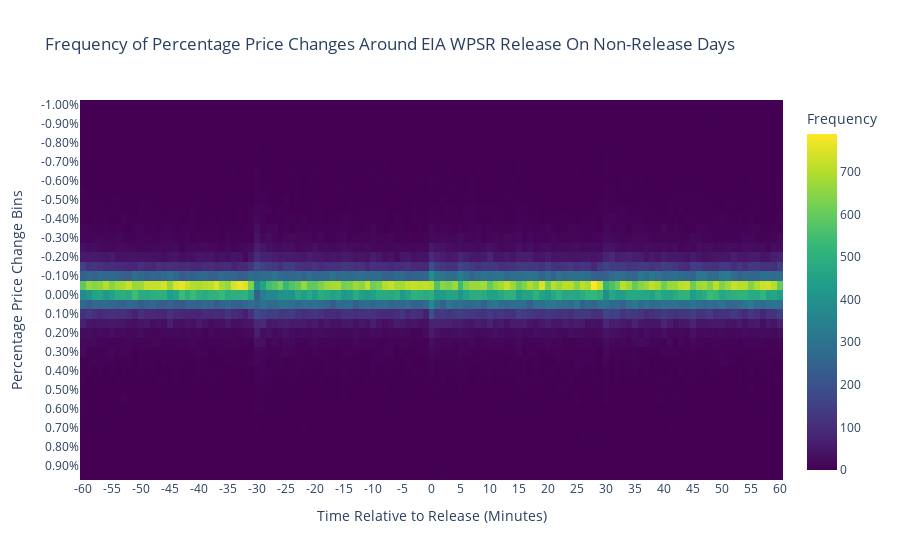
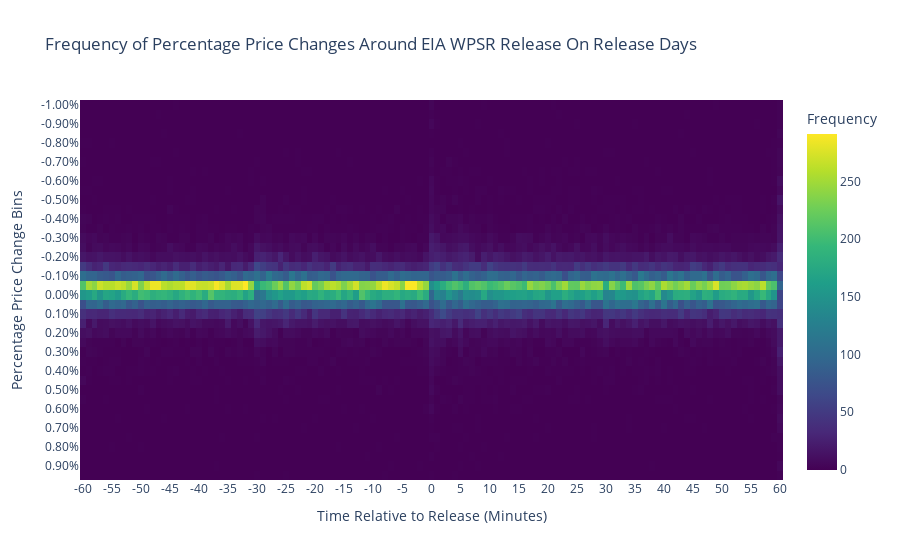

Notebook code for these charts, in order:
### Code cell
# 2. Define Time Intervals and Price Change Bins for Heatmap
time_intervals_non_release = sorted(non_release_price_windows_60min['Time_till_Release'].unique())
price_change_bins= np.linspace(-1, 1, num=41) # Example: Bins from -1% to +1% in 0.05% increments, adjust as needed
price_change_labels = [f'{bin_val:.2f}%' for bin_val in price_change_bins] # Labels for bins

# 3.  Bin Price Changes and Count Frequencies
non_release_price_windows_60min['Price_Change_Bin'] = pd.cut(non_release_price_windows_60min['Percent_Change'], bins=price_change_bins, labels=price_change_labels[:-1], include_lowest=True)


heatmap_data_non_release = non_release_price_windows_60min.groupby(['Price_Change_Bin', 'Time_till_Release']).size().unstack(fill_value=0)

# Reindex columns and rows to ensure all intervals and bins are present, even if count is zero
heatmap_data_non_release = heatmap_data_non_release.reindex(columns=time_intervals, fill_value=0)
heatmap_data_non_release = heatmap_data_non_release.reindex(index=price_change_labels[:-1], fill_value=0)

# 4. Create Interactive Heatmap with Plotly
fig_heatmap_non_release = go.Figure(data=go.Heatmap(
    z=heatmap_data_non_release.values,
    x=heatmap_data_non_release.columns,
    y=heatmap_data_non_release.index,
    colorscale='Viridis', # Choose a colorscale that suits your preference
    colorbar=dict(title='Frequency')
))

fig_heatmap_non_release.update_layout(
    title='Frequency of Percentage Price Changes Around EIA WPSR Release On Non-Release Days',
    xaxis_title='Time Relative to Release (Minutes)',
    yaxis_title='Percentage Price Change Bins',
    yaxis=dict(autorange="reversed"), # Invert y-axis to have positive changes at the top
    xaxis=dict(tickvals=time_intervals[::5], ticktext=[int(x) for x in time_intervals[::5]]) # Show x-axis ticks every 5 minutes
)

fig_heatmap_non_release.show()


# Assume price_window_60min dataframe is already loaded and has 'Datetime', 'Close', and 'Release_Datetime' columns

# 1. Calculate Price Changes Relative to Pre-Release Minute
price_window_60min['Time_Delta_Minutes'] = price_window_60min.index - price_window_60min['Release_Datetime']
price_window_60min['Time_Delta_Minutes'] = price_window_60min['Time_Delta_Minutes'].apply(lambda td: td.total_seconds() / 60)
#price_window_60min['Price_Change'] = price_window_60min.groupby('Release_Datetime')['Close'].transform(lambda x: x - x.shift(1))
#price_window_60min['Percent_Change'] = price_window_60min.groupby('Release_Datetime')['Close'].pct_change() * 100

#price_window_60min = price_window_60min.dropna(subset=['Percent_Change']) # Remove rows where shift resulted in NaN

# 2. Define Time Intervals and Price Change Bins for Heatmap
time_intervals_release = sorted(price_window_60min['Time_Delta_Minutes'].unique())

# 3.  Bin Price Changes and Count Frequencies
price_window_60min['Price_Change_Bin'] = pd.cut(price_window_60min['Percent_Change'], bins=price_change_bins, labels=price_change_labels[:-1], include_lowest=True)


heatmap_data_release = price_window_60min.groupby(['Price_Change_Bin', 'Time_Delta_Minutes']).size().unstack(fill_value=0)

# Reindex columns and rows to ensure all intervals and bins are present, even if count is zero
heatmap_data_release = heatmap_data_release.reindex(columns=time_intervals, fill_value=0)
heatmap_data_release = heatmap_data_release.reindex(index=price_change_labels[:-1], fill_value=0)

# 4. Create Interactive Heatmap with Plotly
fig_heatmap_release = go.Figure(data=go.Heatmap(
    z=heatmap_data_release.values,
    x=heatmap_data_release.columns,
    y=heatmap_data.index,
    colorscale='Viridis', # Choose a colorscale that suits your preference
    colorbar=dict(title='Frequency')
))

fig_heatmap_release.update_layout(
    title='Frequency of Percentage Price Changes Around EIA WPSR Release On Release Days',
    xaxis_title='Time Relative to Release (Minutes)',
    yaxis_title='Percentage Price Change Bins',
    yaxis=dict(autorange="reversed"), # Invert y-axis to have positive changes at the top
    xaxis=dict(tickvals=time_intervals[::5], ticktext=[int(x) for x in time_intervals[::5]]) # Show x-axis ticks every 5 minutes
)

fig_heatmap_release.show()
display(price_window_60min)

display(non_release_price_windows_60min)

### Figure 1 — Plotly figure (JSON) as saved in the notebook; plotly's stock layout.template omitted (floating-point values rounded to 4 significant figures; data arrays with more than 128 entries replaced by an {"elided": "..."} marker saying what was removed)
{"data": [{"colorbar": {"title": {"text": "Frequency"}}, "colorscale": [[0, "#440154"], [0.1111, "#482878"], [0.2222, "#3e4989"], [0.3333, "#31688e"], [0.4444, "#26828e"], [0.5556, "#1f9e89"], [0.6667, "#35b779"], [0.7778, "#6ece58"], [0.8889, "#b5de2b"], [1, "#fde725"]], "type": "heatmap", "x": [-60.0, -59.0, -58.0, -57.0, -56.0, -55.0, -54.0, -53.0, -52.0, -51.0, -50.0, -49.0, -48.0, -47.0, -46.0, -45.0, -44.0, -43.0, -42.0, -41.0, -40.0, -39.0, -38.0, -37.0, -36.0, -35.0, -34.0, -33.0, -32.0, -31.0, -30.0, -29.0, -28.0, -27.0, -26.0, -25.0, -24.0, -23.0, -22.0, -21.0, -20.0, -19.0, -18.0, -17.0, -16.0, -15.0, -14.0, -13.0, -12.0, -11.0, -10.0, -9.0, -8.0, -7.0, -6.0, -5.0, -4.0, -3.0, -2.0, -1.0, 0.0, 1.0, 2.0, 3.0, 4.0, 5.0, 6.0, 7.0, 8.0, 9.0, 10.0, 11.0, 12.0, 13.0, 14.0, 15.0, 16.0, 17.0, 18.0, 19.0, 20.0, 21.0, 22.0, 23.0, 24.0, 25.0, 26.0, 27.0, 28.0, 29.0, 30.0, 31.0, 32.0, 33.0, 34.0, 35.0, 36.0, 37.0, 38.0, 39.0, 40.0, 41.0, 42.0, 43.0, 44.0, 45.0, 46.0, 47.0, 48.0, 49.0, 50.0, 51.0, 52.0, 53.0, 54.0, 55.0, 56.0, 57.0, 58.0, 59.0, 60.0], "y": ["-1.00%", "-0.95%", "-0.90%", "-0.85%", "-0.80%", "-0.75%", "-0.70%", "-0.65%", "-0.60%", "-0.55%", "-0.50%", "-0.45%", "-0.40%", "-0.35%", "-0.30%", "-0.25%", "-0.20%", "-0.15%", "-0.10%", "-0.05%", "0.00%", "0.05%", "0.10%", "0.15%", "0.20%", "0.25%", "0.30%", "0.35%", "0.40%", "0.45%", "0.50%", "0.55%", "0.60%", "0.65%", "0.70%", "0.75%", "0.80%", "0.85%", "0.90%", "0.95%"], "z": {"elided": "40x121 int values"}}], "layout": {"title": {"text": "Frequency of Percentage Price Changes Around EIA WPSR Release On Non-Release Days"}, "xaxis": {"ticktext": [-60, -55, -50, -45, -40, -35, -30, -25, -20, -15, -10, -5, 0, 5, 10, 15, 20, 25, 30, 35, 40, 45, 50, 55, 60], "tickvals": [-60, -55, -50, -45, -40, -35, -30, -25, -20, -15, -10, -5, 0, 5, 10, 15, 20, 25, 30, 35, 40, 45, 50, 55, 60], "title": {"text": "Time Relative to Release (Minutes)"}}, "yaxis": {"autorange": "reversed", "title": {"text": "Percentage Price Change Bins"}}}}

### Figure 2 — Plotly figure (JSON) as saved in the notebook; plotly's stock layout.template omitted (floating-point values rounded to 4 significant figures; data arrays with more than 128 entries replaced by an {"elided": "..."} marker saying what was removed)
{"data": [{"colorbar": {"title": {"text": "Frequency"}}, "colorscale": [[0, "#440154"], [0.1111, "#482878"], [0.2222, "#3e4989"], [0.3333, "#31688e"], [0.4444, "#26828e"], [0.5556, "#1f9e89"], [0.6667, "#35b779"], [0.7778, "#6ece58"], [0.8889, "#b5de2b"], [1, "#fde725"]], "type": "heatmap", "x": [-60.0, -59.0, -58.0, -57.0, -56.0, -55.0, -54.0, -53.0, -52.0, -51.0, -50.0, -49.0, -48.0, -47.0, -46.0, -45.0, -44.0, -43.0, -42.0, -41.0, -40.0, -39.0, -38.0, -37.0, -36.0, -35.0, -34.0, -33.0, -32.0, -31.0, -30.0, -29.0, -28.0, -27.0, -26.0, -25.0, -24.0, -23.0, -22.0, -21.0, -20.0, -19.0, -18.0, -17.0, -16.0, -15.0, -14.0, -13.0, -12.0, -11.0, -10.0, -9.0, -8.0, -7.0, -6.0, -5.0, -4.0, -3.0, -2.0, -1.0, 0.0, 1.0, 2.0, 3.0, 4.0, 5.0, 6.0, 7.0, 8.0, 9.0, 10.0, 11.0, 12.0, 13.0, 14.0, 15.0, 16.0, 17.0, 18.0, 19.0, 20.0, 21.0, 22.0, 23.0, 24.0, 25.0, 26.0, 27.0, 28.0, 29.0, 30.0, 31.0, 32.0, 33.0, 34.0, 35.0, 36.0, 37.0, 38.0, 39.0, 40.0, 41.0, 42.0, 43.0, 44.0, 45.0, 46.0, 47.0, 48.0, 49.0, 50.0, 51.0, 52.0, 53.0, 54.0, 55.0, 56.0, 57.0, 58.0, 59.0, 60.0], "y": ["-1.00%", "-0.95%", "-0.90%", "-0.85%", "-0.80%", "-0.75%", "-0.70%", "-0.65%", "-0.60%", "-0.55%", "-0.50%", "-0.45%", "-0.40%", "-0.35%", "-0.30%", "-0.25%", "-0.20%", "-0.15%", "-0.10%", "-0.05%", "0.00%", "0.05%", "0.10%", "0.15%", "0.20%", "0.25%", "0.30%", "0.35%", "0.40%", "0.45%", "0.50%", "0.55%", "0.60%", "0.65%", "0.70%", "0.75%", "0.80%", "0.85%", "0.90%", "0.95%"], "z": {"elided": "40x121 int values"}}], "layout": {"title": {"text": "Frequency of Percentage Price Changes Around EIA WPSR Release On Release Days"}, "xaxis": {"ticktext": [-60, -55, -50, -45, -40, -35, -30, -25, -20, -15, -10, -5, 0, 5, 10, 15, 20, 25, 30, 35, 40, 45, 50, 55, 60], "tickvals": [-60, -55, -50, -45, -40, -35, -30, -25, -20, -15, -10, -5, 0, 5, 10, 15, 20, 25, 30, 35, 40, 45, 50, 55, 60], "title": {"text": "Time Relative to Release (Minutes)"}}, "yaxis": {"autorange": "reversed", "title": {"text": "Percentage Price Change Bins"}}}}
